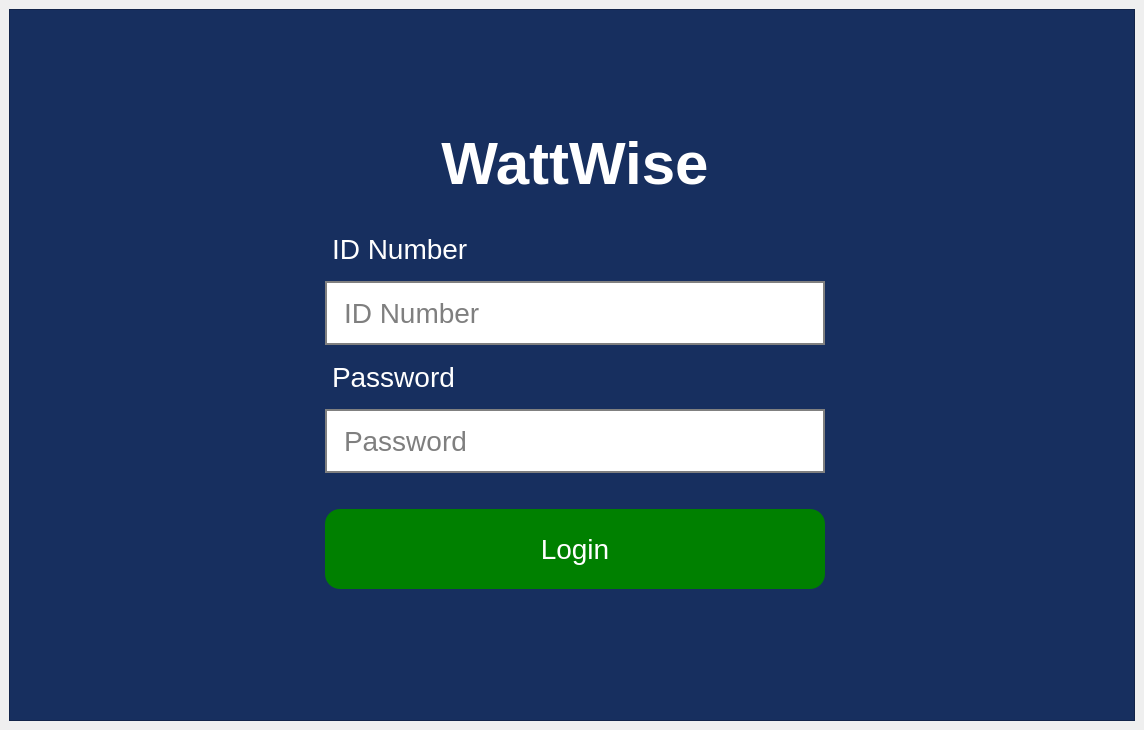
<?xml version="1.0" encoding="UTF-8"?>
<ui version="4.0">
 <class>MainWindow</class>
 <widget class="QMainWindow" name="MainWindow">
  <property name="geometry">
   <rect>
    <x>0</x>
    <y>0</y>
    <width>1144</width>
    <height>730</height>
   </rect>
  </property>
  <property name="windowTitle">
   <string>MainWindow</string>
  </property>
  <property name="styleSheet">
   <string notr="true">#loginFrame {
	background-color: #172F5F;
	padding: 100px 300px;
}

QLabel {
	color: white;
	font-size: 28px;
	margin-top: 10px;
}

#lblTitle {
	font-size: 60px;
    font-weight: bold;
	margin-bottom: 20px;
}

QLineEdit {
	height: 50px;
	margin-top: 10px;
    border: 2px solid gray;
	padding: 5px 15px;
	font-size: 28px;
}

QLineEdit:hover {
	border: 2px solid #007bff;
}

QLineEdit:focus {
	border: 2px solid green;
}

#btnLogin {
	margin-top: 30px;
	height: 80px;
	width: 100px;
	color: white;
	background-color: green;
	border-radius: 15px;
	font-size: 28px;
}

#btnLogin:hover {
	border: 2px solid green;
	color: green;
	background-color: white;
}</string>
  </property>
  <widget class="QWidget" name="LoginWidget">
   <layout class="QGridLayout" name="gridLayout">
    <item row="0" column="0">
     <widget class="QFrame" name="loginFrame">
      <property name="frameShape">
       <enum>QFrame::StyledPanel</enum>
      </property>
      <property name="frameShadow">
       <enum>QFrame::Raised</enum>
      </property>
      <layout class="QFormLayout" name="formLayout">
       <item row="0" column="1">
        <widget class="QLabel" name="lblTitle">
         <property name="text">
          <string>WattWise</string>
         </property>
         <property name="alignment">
          <set>Qt::AlignCenter</set>
         </property>
        </widget>
       </item>
       <item row="2" column="1">
        <widget class="QLabel" name="lblUsername">
         <property name="text">
          <string>ID Number</string>
         </property>
        </widget>
       </item>
       <item row="3" column="1">
        <widget class="QLineEdit" name="lineIDNumber">
         <property name="placeholderText">
          <string>ID Number</string>
         </property>
        </widget>
       </item>
       <item row="4" column="1">
        <widget class="QLabel" name="lblPassword">
         <property name="text">
          <string>Password</string>
         </property>
        </widget>
       </item>
       <item row="5" column="1">
        <widget class="QLineEdit" name="linePassword">
         <property name="echoMode">
          <enum>QLineEdit::Password</enum>
         </property>
         <property name="placeholderText">
          <string>Password</string>
         </property>
        </widget>
       </item>
       <item row="6" column="1">
        <widget class="QPushButton" name="btnLogin">
         <property name="cursor">
          <cursorShape>PointingHandCursor</cursorShape>
         </property>
         <property name="text">
          <string>Login</string>
         </property>
        </widget>
       </item>
      </layout>
     </widget>
    </item>
   </layout>
  </widget>
 </widget>
 <resources/>
 <connections/>
</ui>
